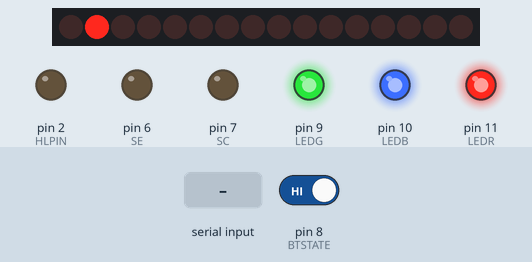
This sketch was run on a simulated Arduino Uno, built with avr-gcc and run on an emulated ATmega328P. Parts: 16 shift-register outputs drawn as a row of LEDs (first output left, lit = HIGH), output pins drawn as LEDs (lit = HIGH). Wiring (inferred from the names in the program): 2 × shift register (74HC595): data pin 13; shift clock pin 12; latch pin 3. Wiring (inferred from the signals the program sends): row of LEDs: on Q0, Q1, Q2, Q3, Q4, Q5, Q6, Q7, Q8, Q9, Q10, Q11, Q12, Q13, Q14, Q15. Inputs (shaded band) come from the test bench; at power-on: pin 8 (BTSTATE) HIGH. Pins used as bus, display or sensor lines are not drawn.

Above: at 1.28 s.
1.3 s: byte 85 ('U') received over Serial
At 2.5 s:
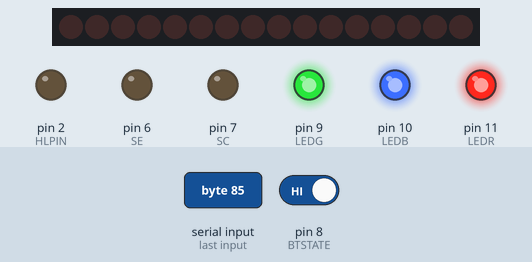
2.8 s: byte 117 ('u') received over Serial
At 4.36 s:
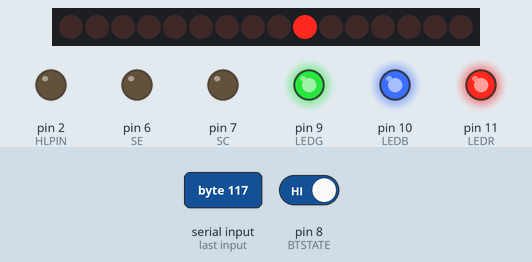
4.4 s: "F" received over Serial
At 5.96 s:
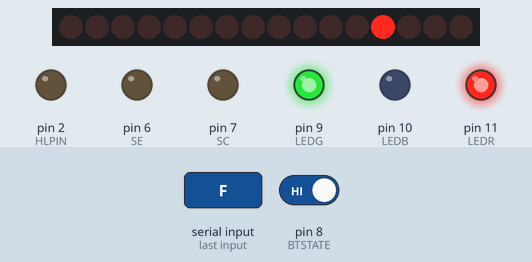
6.0 s: byte 119 ('w') received over Serial
At 7.56 s:
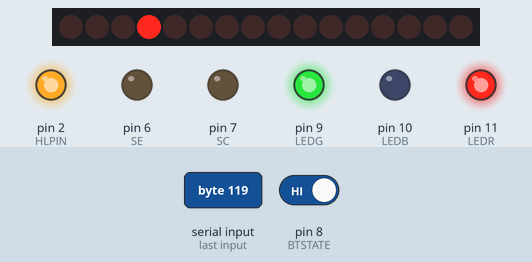
7.6 s: pin 8 (BTSTATE) driven LOW
At 9.16 s:
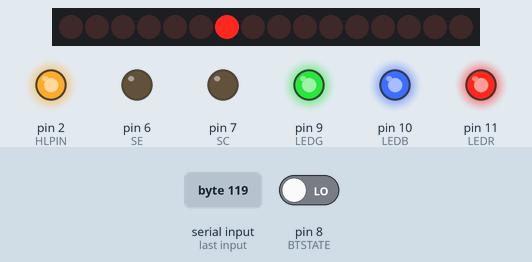
9.2 s: "G" received over Serial
At 9.32 s:
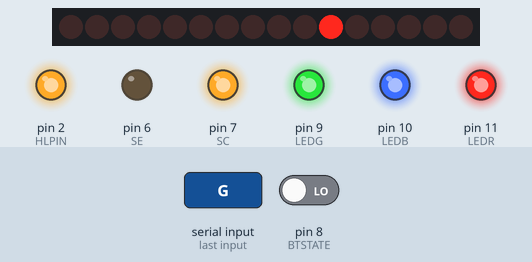
Timing chart, 0 to 11.8 s (numbered marks = the images above; inputs shaded):
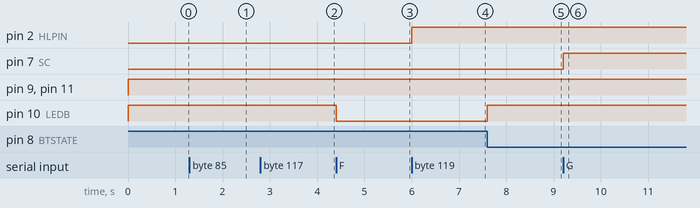

Measured:
- after the input at 4.4 s, pin 10 (LEDB): HIGH → LOW at once
- after the input at 6.0 s, pin 2 (HLPIN): LOW → HIGH at once
- after the input at 7.6 s, pin 10 (LEDB): LOW → HIGH at once
- after the input at 9.2 s, pin 7 (SC): LOW → HIGH at once

The sketch:

rcbot.ino
```cpp
/* macros and defines */
//L298P H-bridge
#define DE 5  //drive enable
#define DC 4  //drive control
#define SE 6  //steer enable
#define SC 7  //steer control

#define HLPIN 2 //headlight pin
#define BTSTATE 8 //bluetooth (HC-05) state
#define KRDATA 13 //pin 14 on the 75HC595
#define KRLATCH 3 //pin 12 on the 75HC595
#define KRCLK 12 //pin 10 on the 75HC595
#define LEDR 11 //LED pin red
#define LEDG 9 //LED pin green
#define LEDB 10 //LED pin blue

#define COMMON_ANODE

#define RED 255, 0, 0
#define BLUE 0, 0, 255
#define BLACK 0, 0, 0

#define FORWARD() dir.d = dir.f = 1
#define BACKWARD() dir.d = !(dir.f = 0)
#define LEFT() dir.s = dir.l = 1
#define RIGHT() dir.s = !(dir.l = 0)
#define HALT() dir.d = dir.s = 0

/* types */
enum {OFF, UP, DOWN};

typedef struct {
  int d; //drive
  int s; //steer
  int f; //forward
  int l; //left
} Direction;

/* global variables */
int hlstate = 0; //headlight state
int krstate = OFF; //knightrider state
unsigned int krpos = 1; //knightrider led position
unsigned long time = 0;
Direction dir;

/* function definitions */
void setcourse(int c) {
  if (c == 'F' || c == 'G' || c == 'I')
    FORWARD();
  else if (c == 'B' || c == 'H' || c == 'J')
    BACKWARD();
  else if (c == 'L' || c == 'R')
    dir.d = 0;
  if (c == 'G' || c == 'H' || c == 'L')
    LEFT();
  else if (c == 'I' || c == 'J' || c == 'R')
    RIGHT();
  else if (c == 'F' || c == 'B')
    dir.s = 0;
  if (c == 'S') //stop signal
    HALT();
}

void move() {
  digitalWrite(DE, dir.d);
  digitalWrite(DC, dir.f);
  digitalWrite(SE, dir.s);
  digitalWrite(SC, dir.l);
}

void lights(int c) {
  if (c == 'W' || c == 'w') //headlight
    digitalWrite(HLPIN, (hlstate = !hlstate));
  if (c == 'U' || c == 'u') //backlight
    krstate = !krstate;
  if (dir.d)
    dir.f ? setColor(BLUE) : setColor(RED);
  if (!dir.d && !dir.s)
    setColor(BLACK);

  if (millis() - time > 40) {
    knightrider();
    time = millis();
  }
}

void setColor(int red, int green, int blue) {
  #ifdef COMMON_ANODE
    red = 255 - red;
    green = 255 - green;
    blue = 255 - blue;
  #endif
  //TODO it is always defined. Remove ifdef guards

  analogWrite(LEDR, red);
  analogWrite(LEDG, green);
  analogWrite(LEDB, blue);
}
void knightrider() {
  char byte1, byte2;

  if (krpos >  (1 << 14))
    krstate = DOWN;
  else if (krpos < (1 << 1))
    krstate = UP;

  if (krstate == OFF) {
    byte1 = byte2 = 0;
    //TODO dont spam this
  } else {
    (krstate == UP) ? krpos <<= 1 : krpos >>= 1;
    byte1 = ((char*)&krpos)[0];
    byte2 = ((char*)&krpos)[1];
  }

  backlights(byte1, byte2);
}

void backlights(char b1, char b2) {
  digitalWrite(KRLATCH, LOW); //commence transmission
  shiftOut(KRDATA, KRCLK, MSBFIRST, b2); //dont reverse order, fix hardware
  shiftOut(KRDATA, KRCLK, MSBFIRST, b1);
  digitalWrite(KRLATCH, HIGH); //close transmission
}

void setup() {
  pinMode(DE, OUTPUT);
  pinMode(DC, OUTPUT);
  pinMode(SE, OUTPUT);
  pinMode(SC, OUTPUT);

  pinMode(HLPIN, OUTPUT);
  pinMode(LEDR, OUTPUT);
  pinMode(LEDG, OUTPUT);
  pinMode(LEDB, OUTPUT);
  pinMode(KRDATA, OUTPUT); //DS (Serial data input)
  pinMode(KRLATCH, OUTPUT); //STCP (Storage register clock input)
  pinMode(KRCLK, OUTPUT); //SHCP (Shift register clock input)

  pinMode(BTSTATE, INPUT);

  dir.d = dir.s = dir.f = dir.l = 0;

  Serial.begin(9600);
}

void loop() {
  if(digitalRead(BTSTATE) == LOW)
    HALT(); //connection lost

  int c = Serial.read();
  //TODO if old command, skip the if tests
  //TODO if no input, skip the if tests

  setcourse(c);
  move();
  lights(c);
}
```
